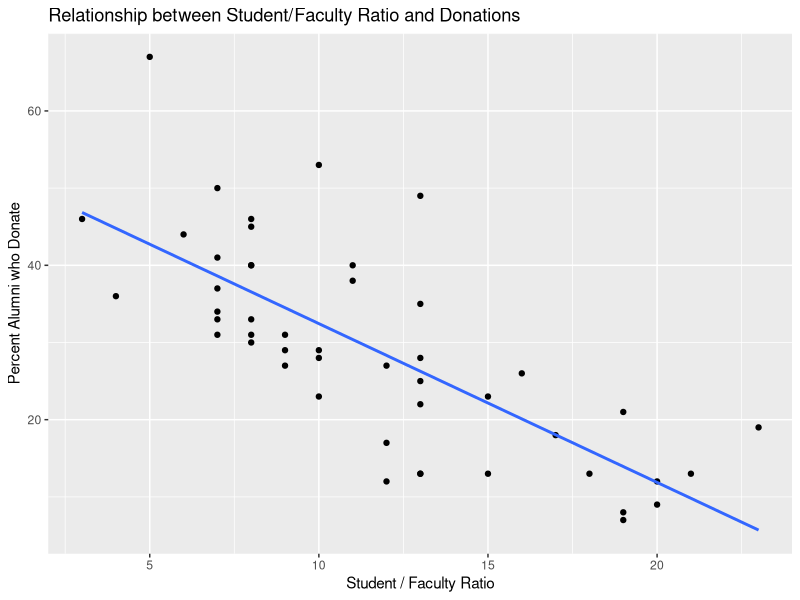
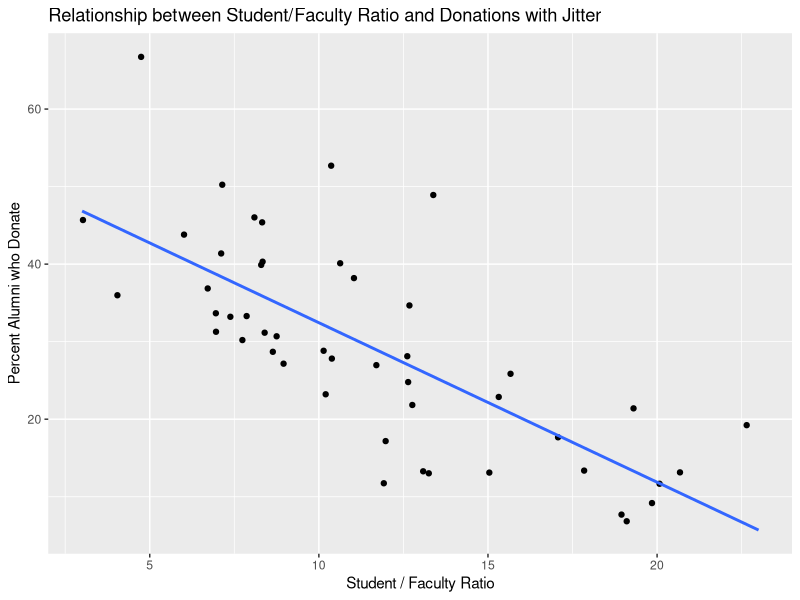
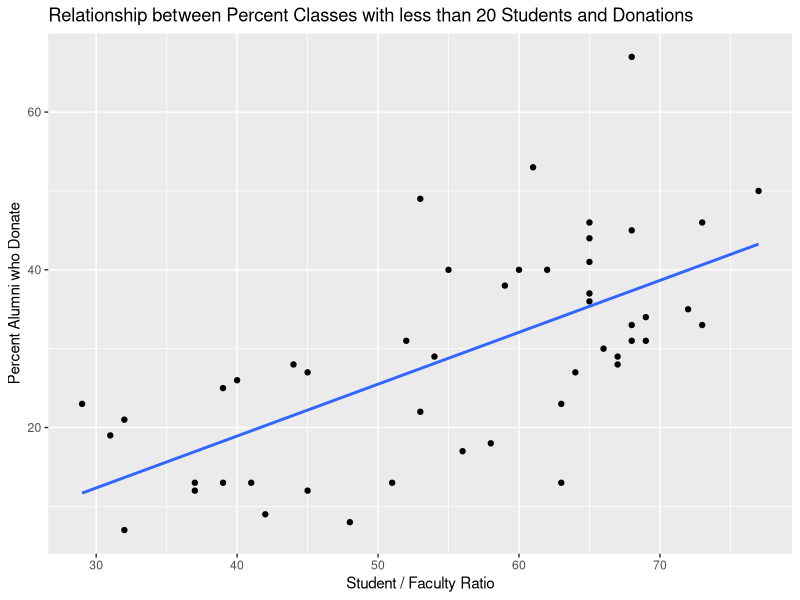
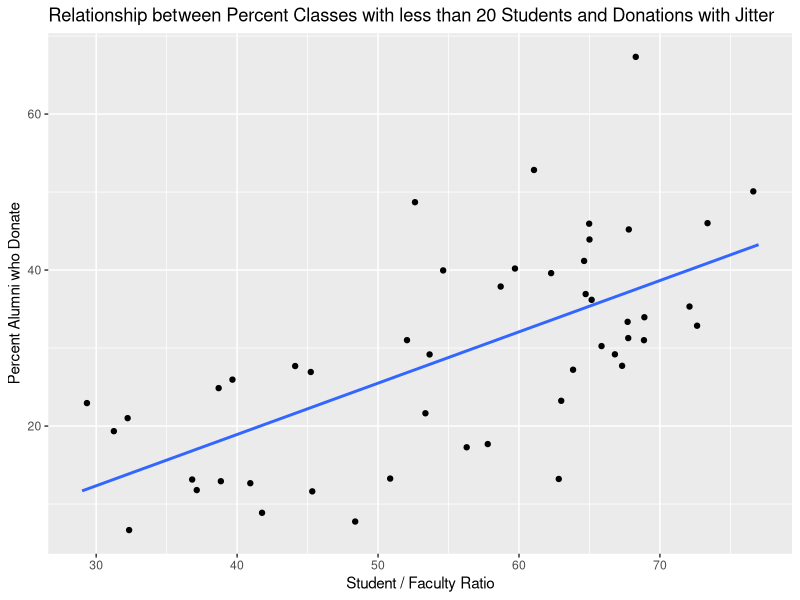
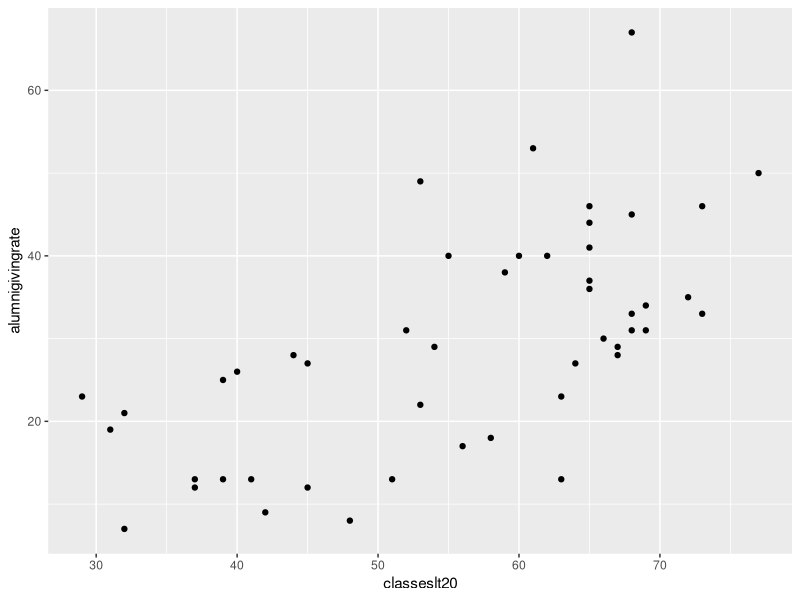
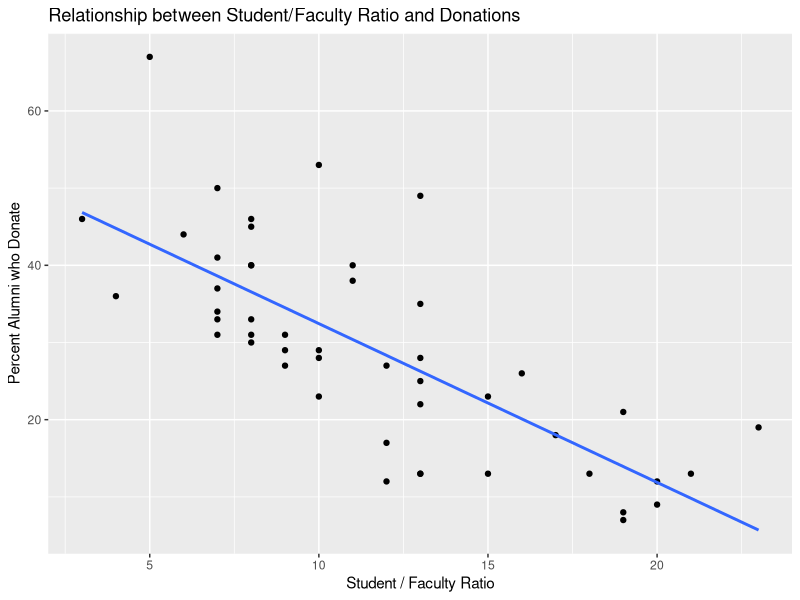
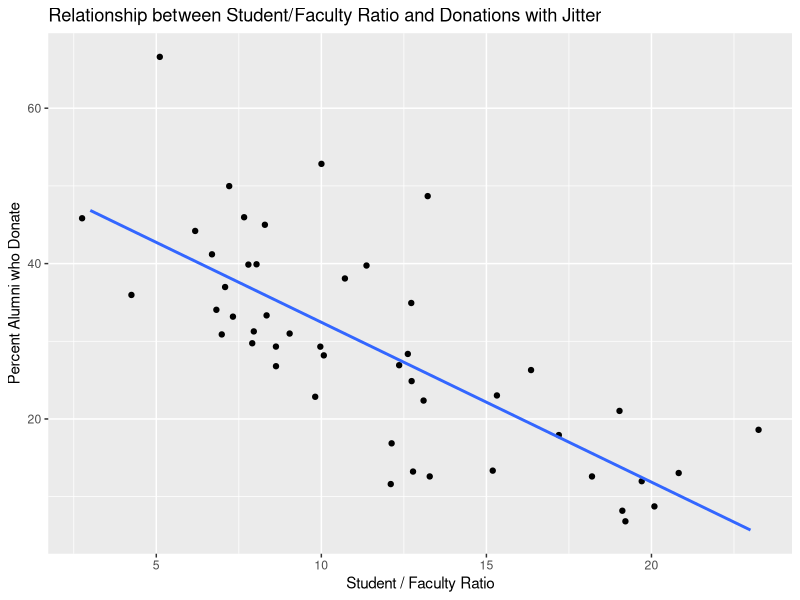
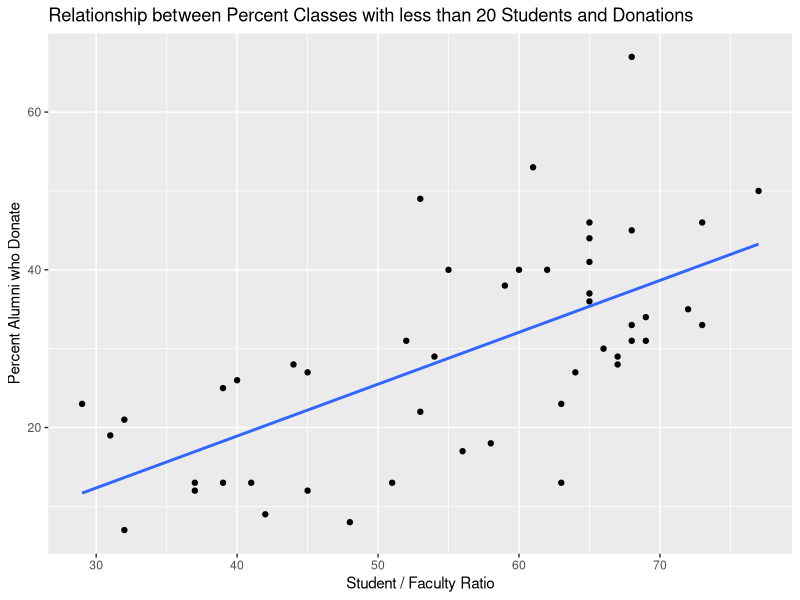

Write R code to recreate these figures, in order.
# In-class problem set 1

library(tidyverse)
library(here)

alumni <- read_csv(here("raw_data", "Alumni.csv"))

# Q1 ----
# draw scatter plots of the data, i.e. alumni giving rate vs each of 
# the two other university characteristics (clssslt20 and sfratio)

# Student / faculty ratio
# Without jitter
ggplot(alumni, 
       aes(x = sfratio, y = alumnigivingrate)) +
  geom_point() +
  geom_smooth(method = 'lm', formula = y ~ x, se = FALSE)+
  xlab("Student / Faculty Ratio") +
  ylab("Percent Alumni who Donate")+
  ggtitle("Relationship between Student/Faculty Ratio and Donations")

ggsave(here("figures",
            "alumni_sfratio.png"))

# With jitter
ggplot(alumni, 
       aes(x = sfratio, y = alumnigivingrate)) +
  geom_jitter() +
  geom_smooth(method = 'lm', formula = y ~ x, se = FALSE)+
  xlab("Student / Faculty Ratio") +
  ylab("Percent Alumni who Donate")+
  ggtitle("Relationship between Student/Faculty Ratio and Donations with Jitter")

ggsave(here("figures",
            "alumni_sfratio_jitter.png"))

# Percent classes with less than 20 students
# Without jitter
ggplot(alumni, 
       aes(x = classeslt20, y = alumnigivingrate)) +
  geom_point() +
  geom_smooth(method = 'lm', formula = y ~ x, se = FALSE)+
  xlab("Student / Faculty Ratio") +
  ylab("Percent Alumni who Donate")+
  ggtitle("Relationship between Percent Classes with less than 20 Students and Donations")

ggsave(here("figures",
            "alumni_classeslt20.png"))

# With jitter
ggplot(alumni, 
       aes(x = classeslt20, y = alumnigivingrate)) +
  geom_jitter() +
  geom_smooth(method = 'lm', formula = y ~ x, se = FALSE) +
  xlab("Student / Faculty Ratio") +
  ylab("Percent Alumni who Donate") +
  ggtitle("Relationship between Percent Classes with less than 20 Students and Donations with Jitter")

ggsave(here("figures",
            "alumni_classeslt20_jitter.png"))

# Q2 -----

# The long version - do this for each variable
alumni %>% 
  summarise(
    mean = mean(alumnigivingrate), sd = sd(alumnigivingrate), min = min(alumnigivingrate), max = max(alumnigivingrate)
  )

# The function version
my_desc_stats <- function(x) {
  x <- enquo(x)
  alumni %>% 
    summarise(
      mean = mean(!! x), 
      sd = sd(!! x), 
      min = min(!! x), 
      max = max(!! x)
      )
}

stat_sfratio <- my_desc_stats(sfratio)
stat_classeslt20 <- my_desc_stats(classeslt20)
stat_alumnigivingrate <- my_desc_stats(alumnigivingrate)
desc_stat <- bind_rows(stat_sfratio, stat_classeslt20, stat_alumnigivingrate)

# The untidy data version - make the data untidy and then group and summarise

grouped <- alumni %>% 
  select(- school) %>% # no sense in doing descriptive stat on this
  gather(key = "var_name") %>% 
  group_by(var_name) %>% 
  summarise(
    mean = mean(value),
    sd   = sd(value),
    min  = min(value),
    max  = max(value)
  )


# Q3 ----

res_q3 <- lm(alumnigivingrate ~ classeslt20, data = alumni)
summary(res_q3)

alumni %>% ggplot(aes(classeslt20,alumnigivingrate)) + geom_point()

# Q4 ----

res_q4 <- lm(alumnigivingrate ~ sfratio, data = alumni)
summary(res_q4)


